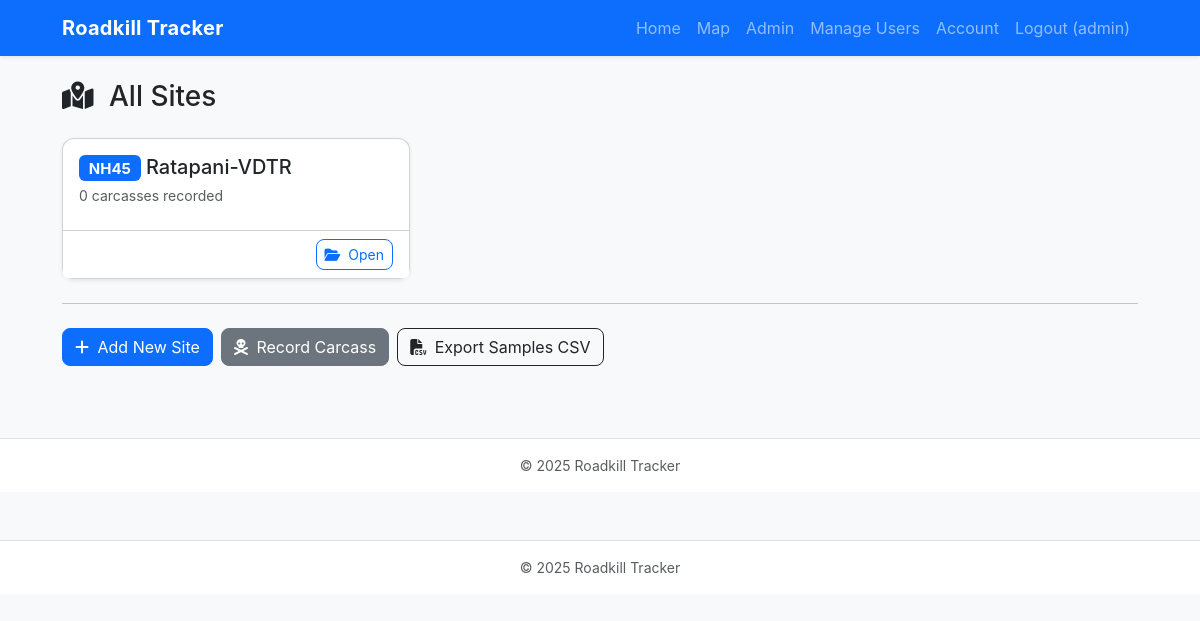
Screenshot of / (signed in) with the database file from the repository.
### app.py (models this page shows)
class User(db.Model, UserMixin):
    id = db.Column(db.Integer, primary_key=True)
    username = db.Column(db.String(80), unique=True, nullable=False)
    pw_hash = db.Column(db.String(200), nullable=False)
    full_name = db.Column(db.String(120))
    email = db.Column(db.String(120))
    role = db.Column(db.String(50), default='collector')
    is_approved = db.Column(db.Boolean, default=False)

class Site(db.Model):
    id = db.Column(db.Integer, primary_key=True)
    name = db.Column(db.String(140), nullable=False)
    code = db.Column(db.String(20), nullable=False, unique=True)
    description = db.Column(db.Text)

### app.py (the view)
    @app.route('/')
    def index():
        sites = Site.query.all()
        return render_template('index.html', sites=sites)

### app.py (called while the page is built)
@login_manager.user_loader
def load_user(user_id):
    try:
        return User.query.get(int(user_id))
    except Exception:
        return None

### templates/index.html
{% extends "base.html" %}
{% block content %}
<h3 class="mb-4">
  <i class="fa-solid fa-map-location-dot me-2"></i>
  All Sites
</h3>
{% if sites %}
  <div class="row g-3">
    {% for s in sites %}
      <div class="col-md-6 col-lg-4">
        <div class="card shadow-sm h-100">
          <div class="card-body">
            <h5 class="card-title mb-1">
              <span class="badge bg-primary">{{ s.code }}</span>
              {{ s.name }}
            </h5>
            <p class="text-muted small mb-2">
              {{ s.carcasses|length }} carcasses recorded
            </p>
          </div>
          <div class="card-footer bg-white text-end">
            <a href="{{ url_for('view_site', site_id=s.id) }}" class="btn btn-outline-primary btn-sm">
              <i class="fa-solid fa-folder-open me-1"></i> Open
            </a>
          </div>
        </div>
      </div>
    {% endfor %}
  </div>
{% else %}
  <p class="text-muted">No sites have been added yet.</p>
{% endif %}
<hr class="my-4">
<div class="d-flex flex-wrap gap-2">
  {% if current_user.is_authenticated and current_user.role == 'admin' %}
    <a href="{{ url_for('new_site') }}" class="btn btn-primary">
      <i class="fa-solid fa-plus me-1"></i> Add New Site
    </a>
  {% endif %}
  <a href="{{ url_for('new_carcass') }}" class="btn btn-secondary">
    <i class="fa-solid fa-skull-crossbones me-1"></i> Record Carcass
  </a>
  <a href="{{ url_for('export_samples') }}" class="btn btn-outline-dark">
    <i class="fa-solid fa-file-csv me-1"></i> Export Samples CSV
  </a>
</div>
{% endblock %}

### templates/base.html (shortened to what this page needs)
<!doctype html>
<html lang="en">
<head>
  <link href="https://cdn.jsdelivr.net/npm/bootstrap@5.3.3/dist/css/bootstrap.min.css" rel="stylesheet">
  <link href="https://cdnjs.cloudflare.com/ajax/libs/font-awesome/6.5.0/css/all.min.css" rel="stylesheet">
  <link rel="stylesheet" href="{{ url_for('static', filename='app.css') }}">
</head>
<body class="bg-light">
<nav class="navbar navbar-expand-lg navbar-dark bg-primary shadow-sm">
  <div class="container-lg">
    <a class="navbar-brand fw-bold" href="{{ url_for('index') }}">Roadkill Tracker</a>
    <div class="collapse navbar-collapse" id="navMenu">
      <ul class="navbar-nav ms-auto mb-2 mb-lg-0">
        <li class="nav-item"><a class="nav-link" href="{{ url_for('index') }}">Home</a></li>
        <li class="nav-item"><a class="nav-link" href="{{ url_for('map_view') }}">Map</a></li>
        {% if current_user.is_authenticated %}
          {% if current_user.role == 'admin' %}
            <li class="nav-item"><a class="nav-link" href="{{ url_for('admin_dashboard') }}">Admin</a></li>
            <li class="nav-item"><a class="nav-link" href="{{ url_for('manage_users') }}">Manage Users</a></li>
          {% endif %}
          <li class="nav-item"><a class="nav-link" href="{{ url_for('change_password') }}">Account</a></li>
          <li class="nav-item"><a class="nav-link" href="{{ url_for('logout') }}">Logout ({{ current_user.username }})</a></li>
        {% else %}
          <li class="nav-item"><a class="nav-link" href="{{ url_for('login') }}">Login</a></li>
        {% endif %}
      </ul>
    </div>
  </div>
</nav>
<div class="container-lg py-4">
  {% block content %}{% endblock %}
</div>
<footer class="bg-white border-top py-3 mt-5">
  <div class="container-lg text-center small text-muted">
    © {{ datetime.utcnow().year }} Roadkill Tracker
  </div>
</footer>
</body>
</html>
<footer class="bg-white border-top py-3 mt-5">
  <div class="container-lg text-center small text-muted">
    © {{ datetime.utcnow().year }} Roadkill Tracker
  </div>
</footer>
</body>
</html>

### static/app.css (style rules this page uses)
:root { --brand:#0d6efd; }
body { font-family: Inter, system-ui, -apple-system, 'Segoe UI', Roboto, 'Helvetica Neue', Arial; }
.navbar-brand { letter-spacing:0.3px }
.card { border-radius:12px }
.btn { border-radius:8px }
.container-lg { max-width:1100px }

### rows the page displays
User: username "admin"
Site: code "NH45", name "Ratapani-VDTR", carcasses|length "0"
